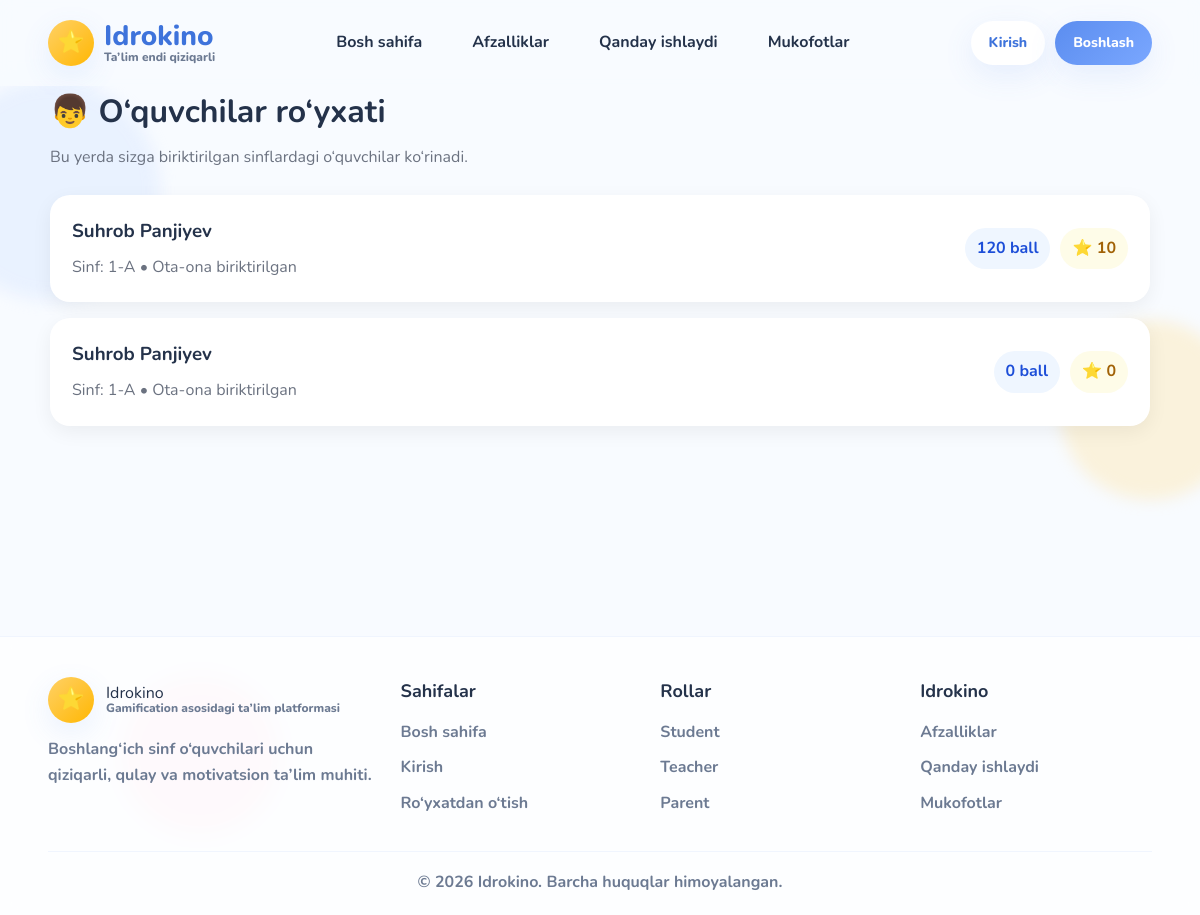
/teacher/students/ (signed in), run on the app's committed database.
### academics/models.py (models this page shows, shortened)
class StudentProfile(models.Model):
    user = models.OneToOneField(
        User,
        on_delete=models.CASCADE,
        limit_choices_to={'role': 'student'},
        related_name='student_profile'
    )
    class_group = models.ForeignKey(
        ClassGroup,
        on_delete=models.SET_NULL,
        null=True,
        blank=True,
        related_name='students'
    )
    parent = models.ForeignKey(
        User,
        on_delete=models.SET_NULL,
        null=True,
        blank=True,
        limit_choices_to={'role': 'parent'},
        related_name='children'
    )
    stars = models.IntegerField(default=0)
    total_points = models.IntegerField(default=0)

class ClassGroup(models.Model):
    name = models.CharField(max_length=50)  # masalan: 1-A
    teacher = models.ForeignKey(
        User,
        on_delete=models.SET_NULL,
        null=True,
        blank=True,
        limit_choices_to={'role': 'teacher'},
        related_name='class_groups'
    )

### accounts/models.py (models this page shows, shortened)
class User(AbstractUser):
    ROLE_CHOICES = (
        ('student', 'Student'),
        ('teacher', 'Teacher'),
        ('parent', 'Parent'),
    )
    role = models.CharField(
        max_length=20,
        choices=ROLE_CHOICES
    )
    created_at = models.DateTimeField(auto_now_add=True)

### teachers/views.py (the view)
    def wrapper(request, *args, **kwargs):
        if not request.user.is_authenticated:
            return redirect("login")
        if request.user.role != "teacher":
            return HttpResponseForbidden("Bu sahifa faqat o‘qituvchilar uchun.")
        return view_func(request, *args, **kwargs)

### teachers/views.py (called while the page is built)
def teacher_required(view_func):
    def wrapper(request, *args, **kwargs):
        if not request.user.is_authenticated:
            return redirect("login")
        if request.user.role != "teacher":
            return HttpResponseForbidden("Bu sahifa faqat o‘qituvchilar uchun.")
        return view_func(request, *args, **kwargs)
    return wrapper

@login_required
@teacher_required
def teacher_students(request):
    class_groups = ClassGroup.objects.filter(teacher=request.user).order_by("name")
    students = StudentProfile.objects.filter(
        class_group__teacher=request.user
    ).select_related("user", "class_group", "parent").order_by("class_group__name", "user__username")
    context = {
        "class_groups": class_groups,
        "students": students,
    }
    return render(request, "teachers/students_list.html", context)

### templates/teachers/students_list.html (shortened to what this page needs)
{% extends 'base/base.html' %}
{% block content %}
<div style="max-width: 1100px; margin: 0 auto;">
    <div style="display:flex; justify-content:space-between; align-items:center; gap:16px; flex-wrap:wrap; margin-bottom:24px;">
        <div>
            <h1 style="margin:0;">👦 O‘quvchilar ro‘yxati</h1>
            <p style="margin:8px 0 0 0; color:#6b7280;">
                Bu yerda sizga biriktirilgan sinflardagi o‘quvchilar ko‘rinadi.
            </p>
        </div>
    </div>
    {% if students %}
        <div style="display:grid; gap:16px;">
            {% for student in students %}
            <div style="background:white; border-radius:20px; padding:22px; box-shadow:0 6px 20px rgba(0,0,0,0.06);">
                <div style="display:flex; justify-content:space-between; align-items:center; gap:16px; flex-wrap:wrap;">
                    <div>
                        <h3 style="margin:0 0 8px 0;">
                            {{ student.user.get_full_name|default:student.user.username }}
                        </h3>
                        <p style="margin:0; color:#6b7280;">
                            Sinf: {{ student.class_group.name|default:"—" }}
                            {% if student.parent %}
                                • Ota-ona biriktirilgan
                            {% else %}
                                • Ota-ona biriktirilmagan
                            {% endif %}
                        </p>
                    </div>
                    <div style="display:flex; gap:10px; flex-wrap:wrap;">
                        <span style="background:#eff6ff; color:#1d4ed8; padding:8px 12px; border-radius:999px; font-weight:700;">
                            {{ student.total_points }} ball
                        </span>
                        <span style="background:#fefce8; color:#a16207; padding:8px 12px; border-radius:999px; font-weight:700;">
                            ⭐ {{ student.stars }}
                        </span>
                    </div>
                </div>
            </div>
            {% endfor %}
        </div>
    {% else %}
        <div style="background:white; border-radius:20px; padding:28px; box-shadow:0 6px 20px rgba(0,0,0,0.06); text-align:center;">
            <h3>Hozircha o‘quvchilar yo‘q</h3>
            <p style="color:#6b7280;">Sinf va student profillar qo‘shilgach shu yerda chiqadi.</p>
        </div>
    {% endif %}
</div>
{% endblock %}

### static/css/global.css (style rules this page uses)
:root { --primary: #5B8DEF; --primary-dark: #3E73DB; --secondary: #FFD166; --pink: #FF8FB1; --green: #7BD88F; --purple: #B799FF; --bg: #F8FBFF; --card: #FFFFFF; --text: #24324A; --muted: #6C7A92; --shadow: 0 10px 30px rgba(91, 141, 239, 0.12); --radius-xl: 28px; --radius-lg: 20px; --radius-md: 14px; }
* { margin: 0; padding: 0; box-sizing: border-box; }
body { font-family: 'Nunito', sans-serif; background: var(--bg); color: var(--text); line-height: 1.6; position: relative; overflow-x: hidden; }
html { scroll-behavior: smooth; }

### data on the page
StudentProfile: user.get_full_name "Suhrob Panjiyev", class_group.name "1-A", shows "• Ota-ona biriktirilgan", total_points "120", stars "10"
StudentProfile: user.get_full_name "Suhrob Panjiyev", class_group.name "1-A", shows "• Ota-ona biriktirilgan", total_points "0", stars "0"
